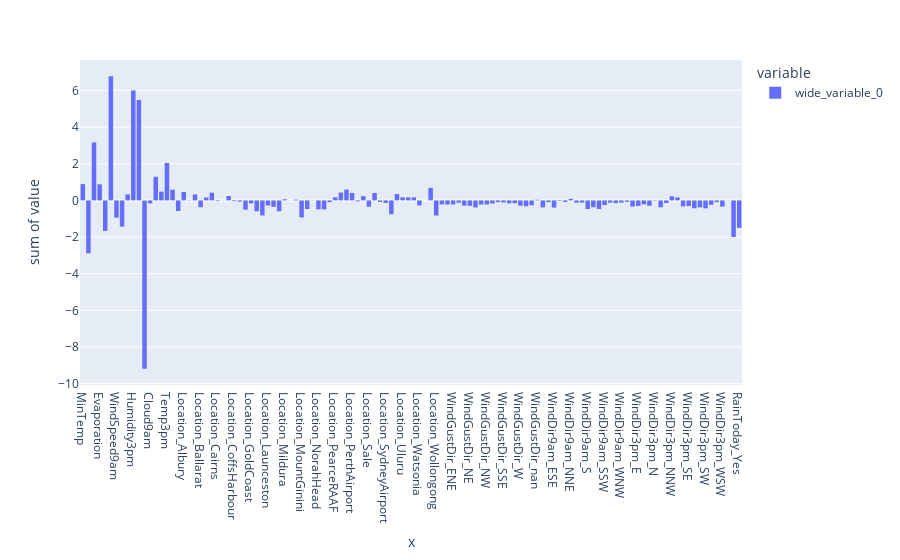

The notebook cell saved with this chart:
### Code cell
px.histogram(x=numeric_column+encoded_column,y=model.coef_.tolist())

### Figure 1 — Plotly figure (JSON) as saved in the notebook; plotly's stock layout.template omitted (floating-point values rounded to 4 significant figures; data arrays with more than 128 entries replaced by an {"elided": "..."} marker saying what was removed)
{"data": [{"bingroup": "x", "histfunc": "sum", "hovertemplate": "variable=wide_variable_0<br>x=%{x}<br>sum of value=%{y}<extra></extra>", "legendgroup": "wide_variable_0", "marker": {"color": "#636efa", "pattern": {"shape": ""}}, "name": "wide_variable_0", "orientation": "v", "showlegend": true, "type": "histogram", "x": {"elided": "220 str values"}, "xaxis": "x", "y": {"elided": "220 float values"}, "yaxis": "y"}], "layout": {"barmode": "relative", "legend": {"title": {"text": "variable"}, "tracegroupgap": 0}, "margin": {"t": 60}, "xaxis": {"anchor": "y", "domain": [0, 1], "title": {"text": "x"}}, "yaxis": {"anchor": "x", "domain": [0, 1], "title": {"text": "sum of value"}}}}
